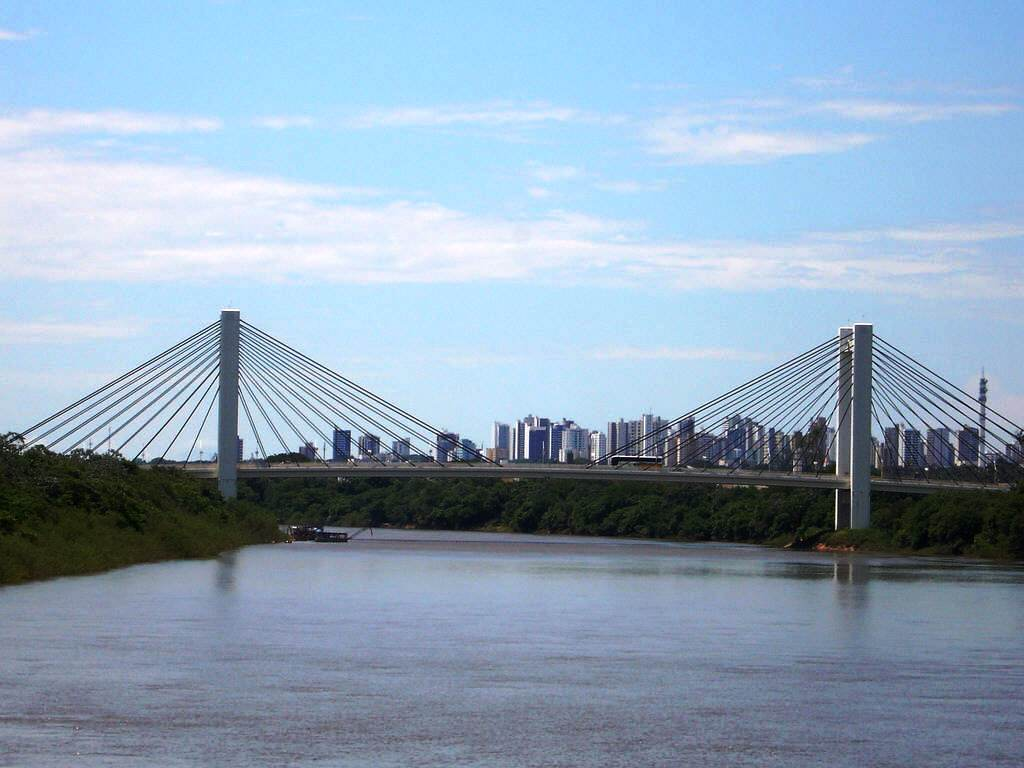
#> input picture PonteSergioMota.jpg, 1024 x 768 px
$ python subamostragem.py
#> lines starting #> are read from the running program, lines starting #| are printed output that depends on the picture
# -*- coding: utf-8 -*-
# PROCESSAMENTO DE IMAGENS
# Subamostragem
#
# Ediney dos Santos Lopes

import cv2

psm='PonteSergioMota.jpg'
img1=cv2.imread(psm)
#> img1 is the input picture: shape (768, 1024, 3); mean B, G, R 187, 165.7, 143.6
w=img1.shape[1]
#> w = 1024
h=img1.shape[0]
#> h = 768

# Subamostragem com o método de declinação Nearest-Neighbor
psm1=cv2.resize(img1,(w*4,h*1),interpolation=cv2.INTER_NEAREST)
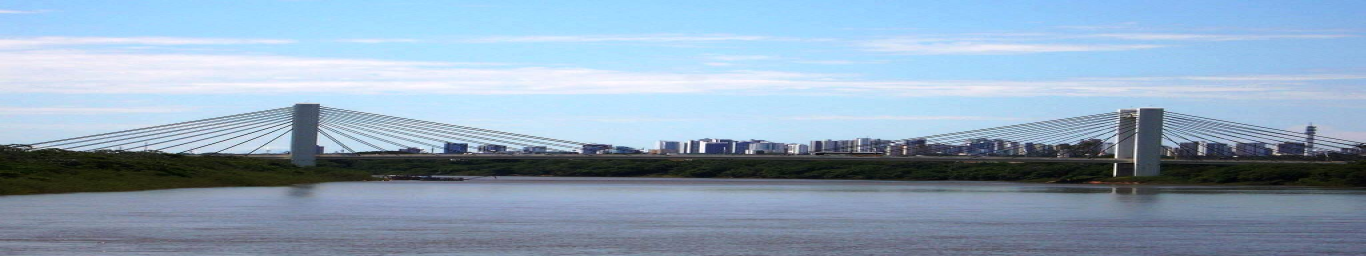
#> psm1: shape (768, 4096, 3) (shown at 1/3 size); mean B, G, R 187, 165.7, 143.6

# Subamostragem com o método de declinação Bilinear
psm2=cv2.resize(img1,(w*4,h*1),interpolation=cv2.INTER_LINEAR)

# Subamostragem com o método de declinação Bicubic
psm3=cv2.resize(img1,(w*4,h*1),interpolation=cv2.INTER_CUBIC)

# Subamostragem com o método de declinação Pixel Area
psm4=cv2.resize(img1,(w*4,h*1),interpolation=cv2.INTER_AREA)

# Visualização das telas da Ponte Sergio Mota
cv2.imshow('1 - Nearest-Neighbor',psm1)
cv2.imshow('2 - Bilinear',psm2)
cv2.imshow('3 - Bicubic',psm3)
cv2.imshow('4 - Pixel Area',psm4)

cv2.waitKey()
cv2.destroyAllWindows()

k=cv2.waitKey()
#> (key Esc is pressed here)
if k == 27:
    cv2.destroyAllWindows()
elif k == ord('s'):

    #Escrita de arquivos destino Ponte Sergio Mota
    cv2.imwrite('PonteSergioMotaIN.jpg', psm1)
    cv2.imwrite('PonteSergioMotaIL.jpg', psm2)
    cv2.imwrite('PonteSergioMotaIC.jpg', psm3)
    cv2.imwrite('PonteSergioMotaIA.jpg', psm4)

    cv2.destroyAllWindows()
